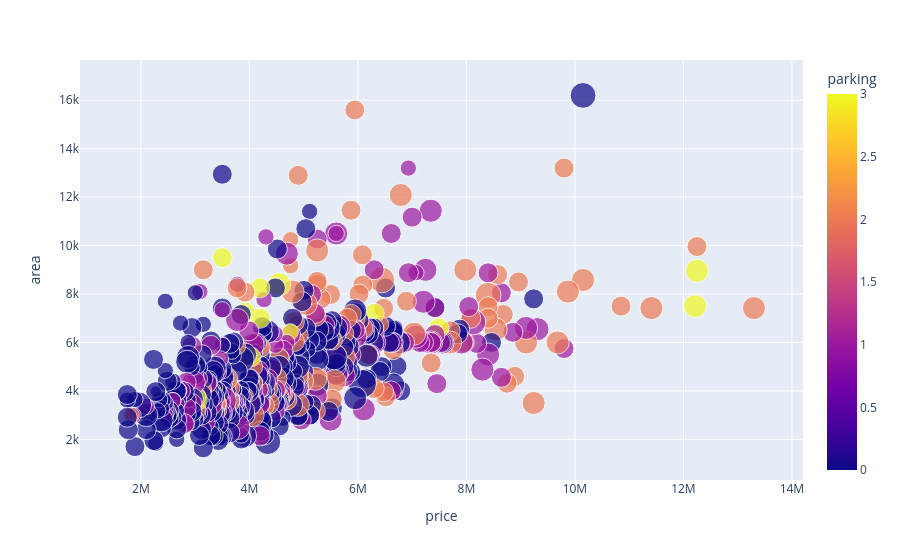

The cell this chart's notebook holds for it:
### Markdown cell above
We can also create much more informative, multi-dimensional plots by leveraging additional parameters like color and size.

### Code cell
# Creating a rich scatter plot:
# - x="price" and y="area": Defines our standard 2D axes.
# - size="bedrooms": Adds a 3rd dimension. The physical size of the bubble corresponds to the number of bedrooms.
# - color="parking": Adds a 4th dimension. The color of the bubble represents whether the house has parking.
# - hover_name="parking": When you interactively hover over a bubble with your mouse, a tooltip will boldly display the parking status.
# - color_continuous_scale="Plasma": Changes the default color palette to 'Plasma' for better visual distinction.
fig = df.plot.scatter(
    x="price",
    y="area",
    size="bedrooms",
    hover_name="parking",
    color="parking",  
    color_continuous_scale="Plasma",  
)

# Render the interactive plot
fig.show()

### Figure 1 — Plotly figure (JSON) as saved in the notebook; plotly's stock layout.template omitted (floating-point values rounded to 4 significant figures; data arrays with more than 128 entries replaced by an {"elided": "..."} marker saying what was removed)
{"data": [{"hovertemplate": "<b>%{hovertext}</b><br><br>price=%{x}<br>area=%{y}<br>bedrooms=%{marker.size}<br>parking=%{marker.color}<extra></extra>", "hovertext": {"elided": "545 float values"}, "legendgroup": "", "marker": {"color": {"elided": "545 int values"}, "coloraxis": "coloraxis", "size": {"elided": "545 int values"}, "sizemode": "area", "sizeref": 0.015, "symbol": "circle"}, "mode": "markers", "name": "", "orientation": "v", "showlegend": false, "type": "scatter", "x": {"elided": "545 int values"}, "xaxis": "x", "y": {"elided": "545 int values"}, "yaxis": "y"}], "layout": {"coloraxis": {"colorbar": {"title": {"text": "parking"}}, "colorscale": [[0, "#0d0887"], [0.1111, "#46039f"], [0.2222, "#7201a8"], [0.3333, "#9c179e"], [0.4444, "#bd3786"], [0.5556, "#d8576b"], [0.6667, "#ed7953"], [0.7778, "#fb9f3a"], [0.8889, "#fdca26"], [1, "#f0f921"]]}, "legend": {"itemsizing": "constant", "tracegroupgap": 0}, "margin": {"t": 60}, "xaxis": {"anchor": "y", "domain": [0, 1], "title": {"text": "price"}}, "yaxis": {"anchor": "x", "domain": [0, 1], "title": {"text": "area"}}}}
